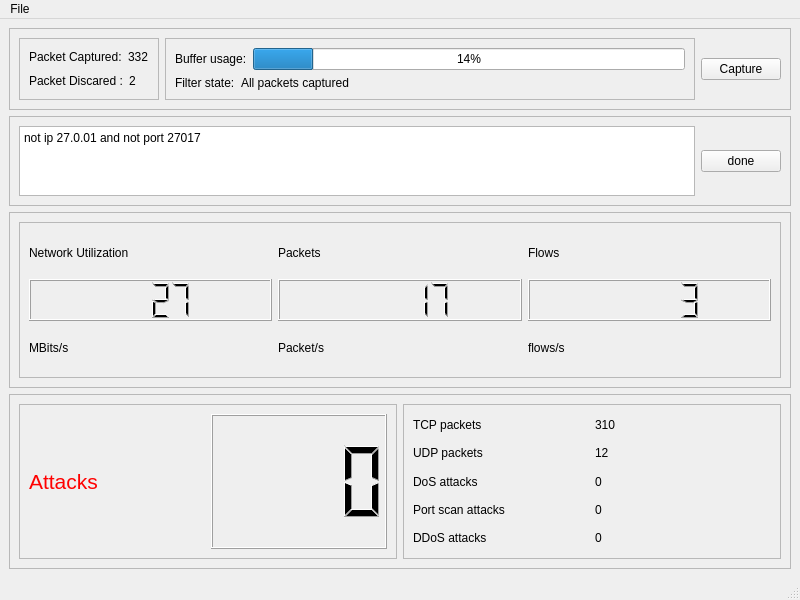
<?xml version="1.0" encoding="UTF-8"?>
<ui version="4.0">
 <class>MainWindow</class>
 <widget class="QMainWindow" name="MainWindow">
  <property name="geometry">
   <rect>
    <x>0</x>
    <y>0</y>
    <width>800</width>
    <height>600</height>
   </rect>
  </property>
  <property name="windowTitle">
   <string>IDS</string>
  </property>
  <widget class="QWidget" name="centralwidget">
   <property name="sizePolicy">
    <sizepolicy hsizetype="Preferred" vsizetype="Preferred">
     <horstretch>0</horstretch>
     <verstretch>0</verstretch>
    </sizepolicy>
   </property>
   <layout class="QVBoxLayout" name="verticalLayout">
    <item>
     <widget class="QFrame" name="summary_frame">
      <property name="sizePolicy">
       <sizepolicy hsizetype="Preferred" vsizetype="Preferred">
        <horstretch>0</horstretch>
        <verstretch>1</verstretch>
       </sizepolicy>
      </property>
      <property name="frameShape">
       <enum>QFrame::StyledPanel</enum>
      </property>
      <property name="frameShadow">
       <enum>QFrame::Raised</enum>
      </property>
      <layout class="QHBoxLayout" name="horizontalLayout_5">
       <item>
        <widget class="QFrame" name="packet_frame">
         <property name="frameShape">
          <enum>QFrame::StyledPanel</enum>
         </property>
         <property name="frameShadow">
          <enum>QFrame::Raised</enum>
         </property>
         <layout class="QVBoxLayout" name="verticalLayout_2">
          <item>
           <layout class="QHBoxLayout" name="horizontalLayout_3">
            <item>
             <widget class="QLabel" name="label">
              <property name="text">
               <string>Packet Captured:</string>
              </property>
             </widget>
            </item>
            <item>
             <widget class="QLabel" name="label_2">
              <property name="text">
               <string>332</string>
              </property>
             </widget>
            </item>
           </layout>
          </item>
          <item>
           <layout class="QHBoxLayout" name="horizontalLayout_4">
            <item>
             <widget class="QLabel" name="label_3">
              <property name="text">
               <string>Packet Discared :</string>
              </property>
             </widget>
            </item>
            <item>
             <widget class="QLabel" name="label_4">
              <property name="text">
               <string>2</string>
              </property>
             </widget>
            </item>
           </layout>
          </item>
         </layout>
        </widget>
       </item>
       <item>
        <widget class="QFrame" name="frame">
         <property name="frameShape">
          <enum>QFrame::StyledPanel</enum>
         </property>
         <property name="frameShadow">
          <enum>QFrame::Raised</enum>
         </property>
         <layout class="QVBoxLayout" name="verticalLayout_3">
          <item>
           <layout class="QHBoxLayout" name="horizontalLayout_6">
            <item>
             <widget class="QLabel" name="label_5">
              <property name="text">
               <string>Buffer usage:</string>
              </property>
             </widget>
            </item>
            <item>
             <widget class="QProgressBar" name="progressBar">
              <property name="sizePolicy">
               <sizepolicy hsizetype="Expanding" vsizetype="Fixed">
                <horstretch>0</horstretch>
                <verstretch>0</verstretch>
               </sizepolicy>
              </property>
              <property name="value">
               <number>14</number>
              </property>
             </widget>
            </item>
           </layout>
          </item>
          <item>
           <layout class="QHBoxLayout" name="horizontalLayout_7">
            <item>
             <widget class="QLabel" name="label_6">
              <property name="sizePolicy">
               <sizepolicy hsizetype="Preferred" vsizetype="Preferred">
                <horstretch>0</horstretch>
                <verstretch>0</verstretch>
               </sizepolicy>
              </property>
              <property name="text">
               <string>Filter state:</string>
              </property>
             </widget>
            </item>
            <item>
             <widget class="QLabel" name="label_7">
              <property name="sizePolicy">
               <sizepolicy hsizetype="Preferred" vsizetype="Preferred">
                <horstretch>1</horstretch>
                <verstretch>0</verstretch>
               </sizepolicy>
              </property>
              <property name="text">
               <string>All packets captured</string>
              </property>
             </widget>
            </item>
           </layout>
          </item>
         </layout>
        </widget>
       </item>
       <item>
        <widget class="QPushButton" name="capture_button">
         <property name="sizePolicy">
          <sizepolicy hsizetype="Maximum" vsizetype="Fixed">
           <horstretch>0</horstretch>
           <verstretch>0</verstretch>
          </sizepolicy>
         </property>
         <property name="cursor">
          <cursorShape>ArrowCursor</cursorShape>
         </property>
         <property name="text">
          <string>Capture</string>
         </property>
         <property name="checkable">
          <bool>true</bool>
         </property>
        </widget>
       </item>
      </layout>
     </widget>
    </item>
    <item>
     <widget class="QFrame" name="filter_frame">
      <property name="sizePolicy">
       <sizepolicy hsizetype="Preferred" vsizetype="Preferred">
        <horstretch>0</horstretch>
        <verstretch>1</verstretch>
       </sizepolicy>
      </property>
      <property name="frameShape">
       <enum>QFrame::StyledPanel</enum>
      </property>
      <property name="frameShadow">
       <enum>QFrame::Raised</enum>
      </property>
      <layout class="QHBoxLayout" name="horizontalLayout_8">
       <item>
        <widget class="QPlainTextEdit" name="plainTextEdit">
         <property name="sizePolicy">
          <sizepolicy hsizetype="Expanding" vsizetype="Maximum">
           <horstretch>0</horstretch>
           <verstretch>0</verstretch>
          </sizepolicy>
         </property>
         <property name="plainText">
          <string>not ip 27.0.01 and not port 27017</string>
         </property>
         <property name="backgroundVisible">
          <bool>false</bool>
         </property>
         <property name="placeholderText">
          <string>Enter the filter expression here...</string>
         </property>
        </widget>
       </item>
       <item>
        <widget class="QPushButton" name="pushButton_2">
         <property name="text">
          <string>done</string>
         </property>
        </widget>
       </item>
      </layout>
     </widget>
    </item>
    <item>
     <widget class="QFrame" name="current_frame">
      <property name="sizePolicy">
       <sizepolicy hsizetype="Preferred" vsizetype="Preferred">
        <horstretch>0</horstretch>
        <verstretch>5</verstretch>
       </sizepolicy>
      </property>
      <property name="frameShape">
       <enum>QFrame::StyledPanel</enum>
      </property>
      <property name="frameShadow">
       <enum>QFrame::Raised</enum>
      </property>
      <layout class="QHBoxLayout" name="horizontalLayout">
       <item>
        <widget class="QFrame" name="frame_6">
         <property name="frameShape">
          <enum>QFrame::StyledPanel</enum>
         </property>
         <property name="frameShadow">
          <enum>QFrame::Raised</enum>
         </property>
         <layout class="QHBoxLayout" name="horizontalLayout_9">
          <item>
           <layout class="QVBoxLayout" name="verticalLayout_4">
            <item>
             <widget class="QLabel" name="label_8">
              <property name="text">
               <string>Network Utilization</string>
              </property>
              <property name="wordWrap">
               <bool>true</bool>
              </property>
             </widget>
            </item>
            <item>
             <widget class="QLCDNumber" name="lcdNumber">
              <property name="smallDecimalPoint">
               <bool>false</bool>
              </property>
              <property name="digitCount">
               <number>4</number>
              </property>
              <property name="intValue" stdset="0">
               <number>27</number>
              </property>
             </widget>
            </item>
            <item>
             <widget class="QLabel" name="label_9">
              <property name="text">
               <string>MBits/s</string>
              </property>
             </widget>
            </item>
           </layout>
          </item>
          <item>
           <layout class="QVBoxLayout" name="verticalLayout_5">
            <item>
             <widget class="QLabel" name="label_10">
              <property name="text">
               <string>Packets</string>
              </property>
             </widget>
            </item>
            <item>
             <widget class="QLCDNumber" name="lcdNumber_2">
              <property name="digitCount">
               <number>5</number>
              </property>
              <property name="intValue" stdset="0">
               <number>17</number>
              </property>
             </widget>
            </item>
            <item>
             <widget class="QLabel" name="label_11">
              <property name="text">
               <string>Packet/s</string>
              </property>
             </widget>
            </item>
           </layout>
          </item>
          <item>
           <layout class="QVBoxLayout" name="verticalLayout_6">
            <item>
             <widget class="QLabel" name="label_12">
              <property name="text">
               <string>Flows</string>
              </property>
             </widget>
            </item>
            <item>
             <widget class="QLCDNumber" name="lcdNumber_3">
              <property name="digitCount">
               <number>5</number>
              </property>
              <property name="mode">
               <enum>QLCDNumber::Dec</enum>
              </property>
              <property name="intValue" stdset="0">
               <number>3</number>
              </property>
             </widget>
            </item>
            <item>
             <widget class="QLabel" name="label_13">
              <property name="text">
               <string>flows/s</string>
              </property>
             </widget>
            </item>
           </layout>
          </item>
         </layout>
        </widget>
       </item>
      </layout>
     </widget>
    </item>
    <item>
     <widget class="QFrame" name="statistic_frame">
      <property name="sizePolicy">
       <sizepolicy hsizetype="Preferred" vsizetype="Preferred">
        <horstretch>0</horstretch>
        <verstretch>5</verstretch>
       </sizepolicy>
      </property>
      <property name="frameShape">
       <enum>QFrame::StyledPanel</enum>
      </property>
      <property name="frameShadow">
       <enum>QFrame::Raised</enum>
      </property>
      <layout class="QHBoxLayout" name="horizontalLayout_2">
       <item>
        <widget class="QFrame" name="frame_8">
         <property name="frameShape">
          <enum>QFrame::StyledPanel</enum>
         </property>
         <property name="frameShadow">
          <enum>QFrame::Raised</enum>
         </property>
         <layout class="QHBoxLayout" name="horizontalLayout_10">
          <item>
           <widget class="QLabel" name="label_14">
            <property name="font">
             <font>
              <pointsize>16</pointsize>
              <weight>50</weight>
              <bold>false</bold>
             </font>
            </property>
            <property name="styleSheet">
             <string notr="true">color: rgb(255, 0, 0);</string>
            </property>
            <property name="text">
             <string>Attacks</string>
            </property>
           </widget>
          </item>
          <item>
           <layout class="QVBoxLayout" name="verticalLayout_7">
            <item>
             <widget class="QLCDNumber" name="lcdNumber_4">
              <property name="font">
               <font>
                <pointsize>13</pointsize>
                <weight>75</weight>
                <bold>true</bold>
               </font>
              </property>
              <property name="smallDecimalPoint">
               <bool>false</bool>
              </property>
              <property name="digitCount">
               <number>4</number>
              </property>
              <property name="intValue" stdset="0">
               <number>0</number>
              </property>
             </widget>
            </item>
           </layout>
          </item>
         </layout>
        </widget>
       </item>
       <item>
        <widget class="QFrame" name="frame_9">
         <property name="frameShape">
          <enum>QFrame::StyledPanel</enum>
         </property>
         <property name="frameShadow">
          <enum>QFrame::Raised</enum>
         </property>
         <layout class="QVBoxLayout" name="verticalLayout_8">
          <item>
           <layout class="QHBoxLayout" name="horizontalLayout_11">
            <item>
             <widget class="QLabel" name="label_15">
              <property name="text">
               <string>TCP packets</string>
              </property>
             </widget>
            </item>
            <item>
             <widget class="QLabel" name="label_16">
              <property name="text">
               <string>310</string>
              </property>
             </widget>
            </item>
           </layout>
          </item>
          <item>
           <layout class="QHBoxLayout" name="horizontalLayout_12">
            <item>
             <widget class="QLabel" name="label_17">
              <property name="text">
               <string>UDP packets</string>
              </property>
             </widget>
            </item>
            <item>
             <widget class="QLabel" name="label_18">
              <property name="text">
               <string>12</string>
              </property>
             </widget>
            </item>
           </layout>
          </item>
          <item>
           <layout class="QHBoxLayout" name="horizontalLayout_13">
            <item>
             <widget class="QLabel" name="label_19">
              <property name="text">
               <string>DoS attacks</string>
              </property>
             </widget>
            </item>
            <item>
             <widget class="QLabel" name="label_20">
              <property name="text">
               <string>0</string>
              </property>
             </widget>
            </item>
           </layout>
          </item>
          <item>
           <layout class="QHBoxLayout" name="horizontalLayout_15">
            <item>
             <widget class="QLabel" name="label_23">
              <property name="text">
               <string>Port scan attacks</string>
              </property>
             </widget>
            </item>
            <item>
             <widget class="QLabel" name="label_24">
              <property name="text">
               <string>0</string>
              </property>
             </widget>
            </item>
           </layout>
          </item>
          <item>
           <layout class="QHBoxLayout" name="horizontalLayout_14">
            <item>
             <widget class="QLabel" name="label_21">
              <property name="text">
               <string>DDoS attacks</string>
              </property>
             </widget>
            </item>
            <item>
             <widget class="QLabel" name="label_22">
              <property name="text">
               <string>0</string>
              </property>
             </widget>
            </item>
           </layout>
          </item>
         </layout>
        </widget>
       </item>
      </layout>
     </widget>
    </item>
   </layout>
  </widget>
  <widget class="QMenuBar" name="menubar">
   <property name="geometry">
    <rect>
     <x>0</x>
     <y>0</y>
     <width>800</width>
     <height>38</height>
    </rect>
   </property>
   <widget class="QMenu" name="menuFile">
    <property name="title">
     <string>File</string>
    </property>
    <addaction name="actionQuit"/>
   </widget>
   <addaction name="menuFile"/>
  </widget>
  <widget class="QStatusBar" name="statusbar"/>
  <action name="actionQuit">
   <property name="text">
    <string>Quit</string>
   </property>
  </action>
 </widget>
 <resources/>
 <connections/>
</ui>
